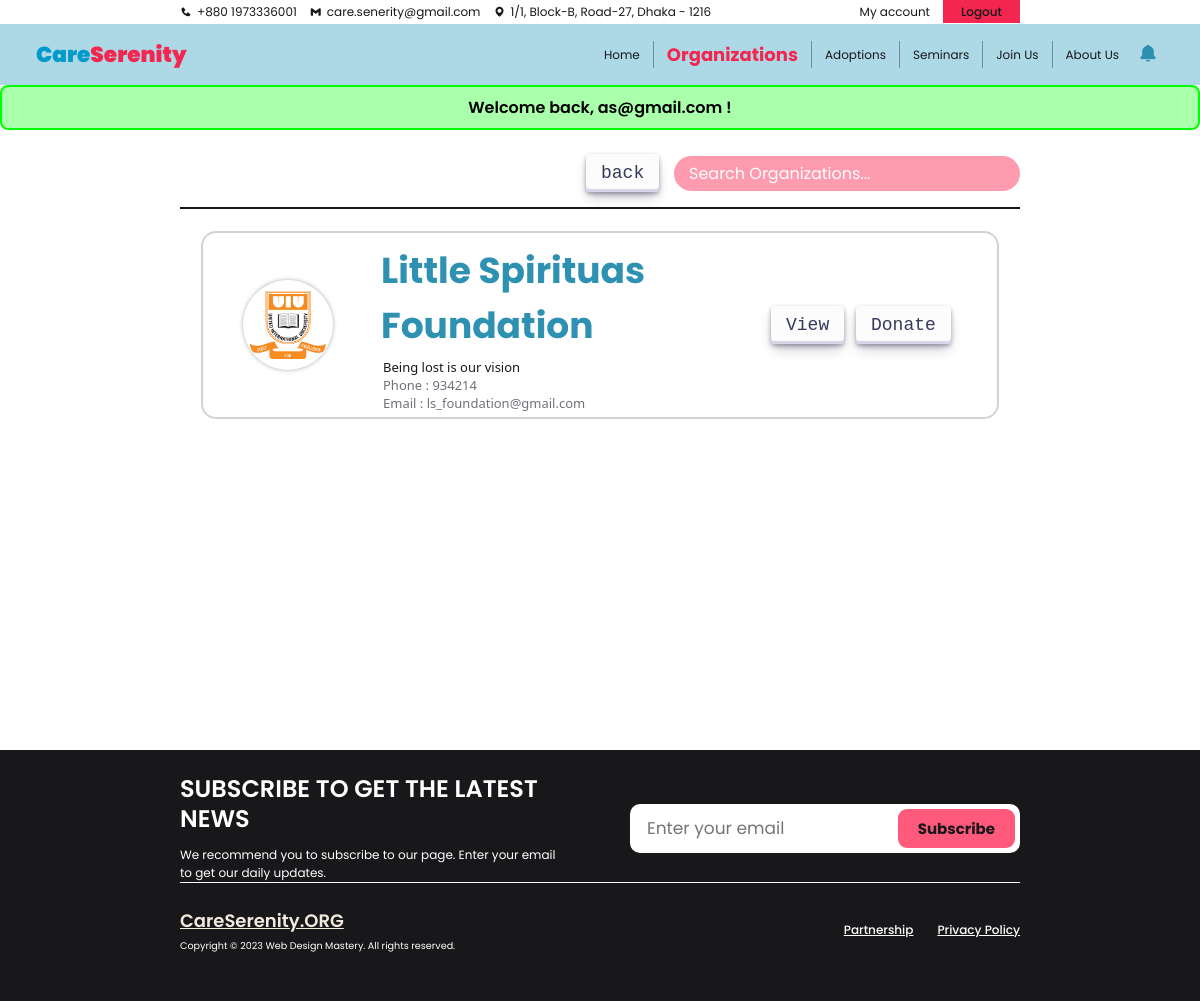
Page /U_organization.php (signed in) on the committed database.
### tables this page shows
CREATE TABLE `org_list` (
  `org_id` int NOT NULL,
  `org_name` varchar(255) DEFAULT NULL,
  `acc_id` int NOT NULL,
  `org_description` text,
  `org_email` varchar(255) DEFAULT NULL,
  `org_phone` varchar(255) DEFAULT NULL,
  `org_website` varchar(255) DEFAULT NULL,
  `org_logo` varchar(255) DEFAULT NULL,
  `established` varchar(255) DEFAULT NULL,
  `org_location` varchar(255) DEFAULT NULL,
  `org_vision` varchar(255) DEFAULT NULL,
  `org_reviews` decimal(2,2) DEFAULT NULL
);

### organization_fetch_BE.php (the view, shortened to what this page needs)
<?php
    include('./db_con.php');
    if (!isset($_SESSION['acc_id']) && !isset($_SESSION['role'])) {
        $_SESSION["negative"] = "Warning. You have to login first";
        header("Location: ./login.php");
        exit();
    } else {
        $role = $_SESSION['role'];
        $acc_id = $_SESSION['acc_id'];
        $query = "SELECT * FROM org_list WHERE acc_id != $acc_id";
        $result = mysqli_query($con, $query);
        if (mysqli_num_rows($result) > 0) {
            while ($row = mysqli_fetch_assoc($result)) {
                echo '<div class="org-card">';
                    echo '<div class="x">';
                        echo '<div class="org_img"><img src="./assets/' . $row['org_logo'] . '" alt=""></div>';
                        echo '<div class="org_info">';
                            echo '<h1 class="org_title">' . $row['org_name'] . '</h1>';
                            echo '<p class="org_vision">' . $row['org_vision'] . '</p>';
                            echo '<p>Phone : ' . $row['org_phone'] . '</p>';
                            echo '<p>Email : ' . $row['org_email'] . '</p>';
                        echo '</div>';
                    echo '</div>';
                    echo '<div class="action_button">';
                        if ($role == 'org') {
                            echo '<a href="./O_see_organization_profile.php?org_id=' . $row['org_id'] . '" id="button-30"> Visit </a>';
                            echo '<a href="./O_donation.php?org_id=' . $row['org_id'] . '" id="button-30"> Donate </a>';
                        } else if ($role == 'admin') {
                            echo '<a href="#?org_id=' . $row['org_id'] . '"> Visit </a>';
                        } else {
                            echo '<a href="./U_see_organization_profile.php?org_id=' . $row['org_id'] . '" id="button-30"> View </a>';
                            echo '<a href="./U_donation.php?org_id=' . $row['org_id'] . '" id="button-30"> Donate </a>';
                        }
                    echo '</div>';
                echo '</div>';
            }
        } else {
            echo '<p id="notFound">Organization not found.</p>';
        }
    }
?>

### css/colors.css (style rules this page uses)
:root { --primary-color-dark: #f2264f; --primary-color-light: #FF597B; --secondary-color-dark: #0099cc; --secondary-color-light: #62CDFF; --primary-font: 'Poppins'; --secondary-font: 'Ubuntu'; --text-color: #545454; --text-color-dark: #18181b; --text-color-medium: #1e1e1e; --text-color-light: #2f2f2f; --text-color-lighter: #71717a; --background-color: #ffffff; --primary-title-color: #2e91b2; --secondary-title-color: #f3254e; --primary-text-color: #71717a; --button-color: #ff597b; }
* { margin: 0; padding: 0; box-sizing: border-box; font-family: 'Poppins'; font-size: 12px; }
body { scroll-behavior: smooth; background-color: #fff; }
#button-30 { align-items: center; appearance: none; background-color: #FCFCFD; border-radius: 4px; border-width: 0; box-shadow: rgba(45, 35, 66, 0.4) 0 2px 4px, rgba(45, 35, 66, 0.3) 0 7px 13px -3px, #D6D6E7 0 -3px 0 inset; box-sizing: border-box; color: #36395A; cursor: pointer; display: inline-flex; font-family: "JetBrains Mono", monospace; justify-content: center; line-height: 1; list-style: none; overflow: hidden; padding: 10px 15px; position: relative; text-align: left; text-decoration: none; transition: box-shadow .15s, transform .15s; user-select: none; -webkit-user-select: none; touch-action: manipulation; white-space: nowrap; will-change: box-shadow, transform; font-size: 18px; }

### css/organization.css (style rules this page uses)
.organization-container .org-card { display: flex; align-items: center; justify-content: space-between; width: 95%; padding: 5px 40px; border-radius: 15px; margin: 5px 0px; transition: .7s; border: 2px solid lightgray; }
.org-card .x { width: 90%; display: flex; align-items: center; justify-content: start; gap: 2rem; }
.org-card .org_img { width: 90px; height: 90px; display: flex; align-items: center; justify-content: center; }
.org_img img { width: 100%; height: 100%; border-radius: 50%; box-shadow: 0px 0px 5px -1px rgba(0, 0, 0, 0.5); transition: .4s; }
.org_info { width: 75%; display: flex; flex-direction: column; padding: 0 2rem; }
.org_info h1 { font-size: 3rem; color: var(--primary-title-color); text-transform: capitalize; margin: 5px 0px; }
.org_info p { font-size: 13px; color: var(--text-color-lighter); font-family: 'Segoe UI'; padding-left: 2px; }
.org_info .org_vision { font-weight: 500; color: var(--text-color-dark); }
.org-card .action_button { display: flex; justify-content: space-evenly; align-items: center; }
.action_button a { margin: 6px; padding: 7px 30px; background: var(--secondary-color-light); border-radius: 13px; color: var(--text-color-light); text-decoration: none; transition: .6s; }

### rows in the picture
org_list: org_logo (picture), org_name "Little Spirituas Foundation", org_vision "Being lost is our vision", org_phone "934214", org_email "ls_foundation@gmail.com"

### other values in the picture
$_SESSION['positive'] "Welcome back, as@gmail.com !"
